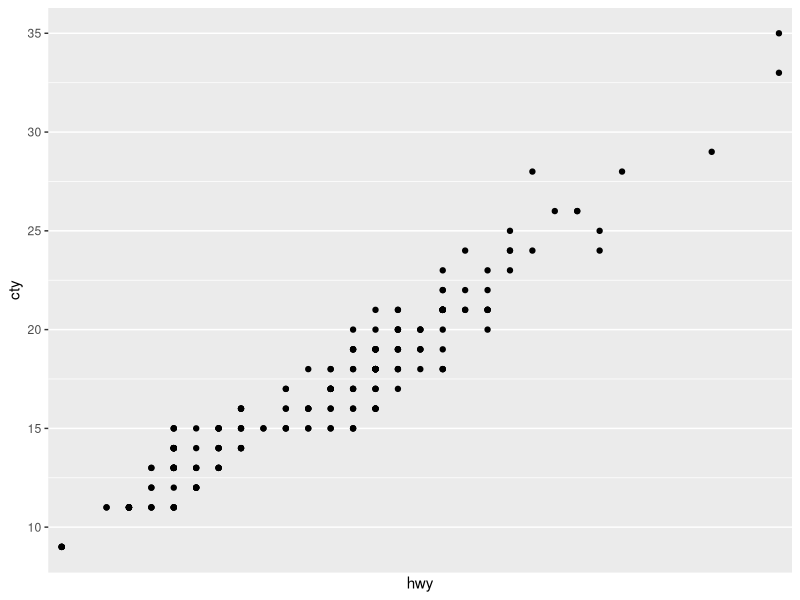
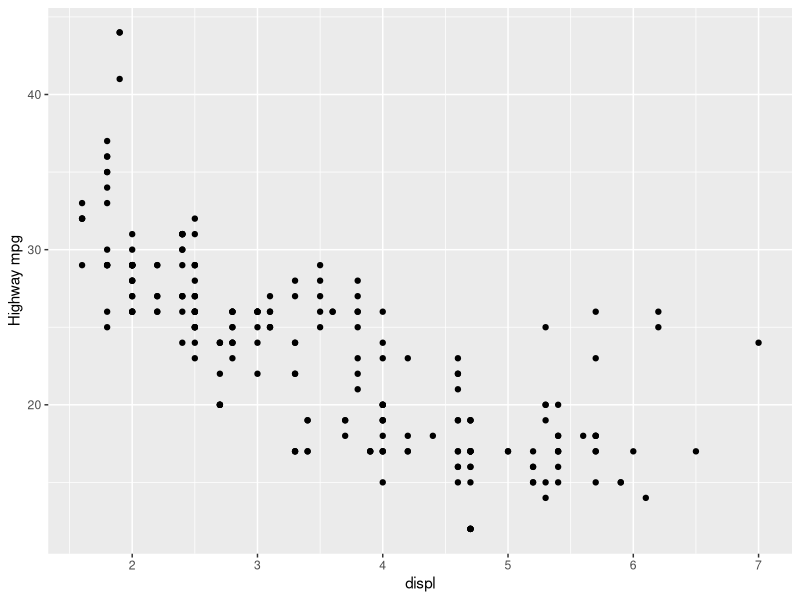
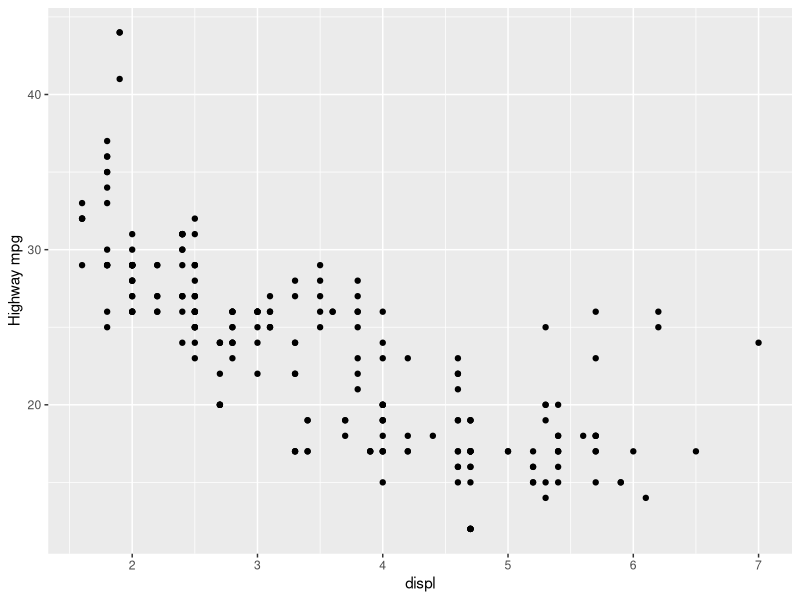
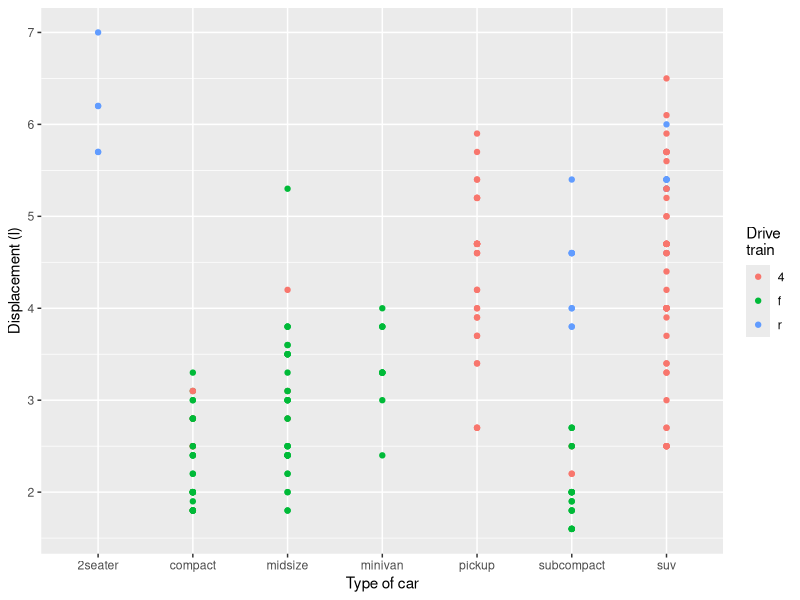
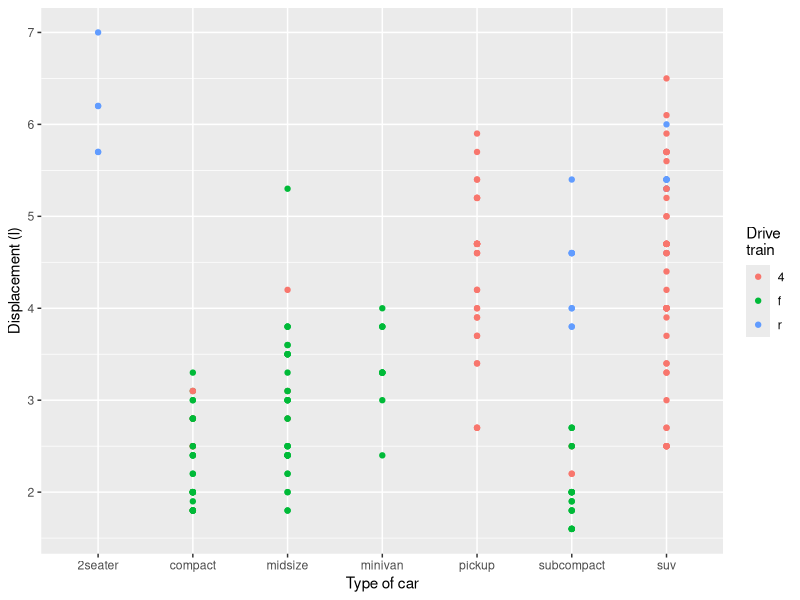
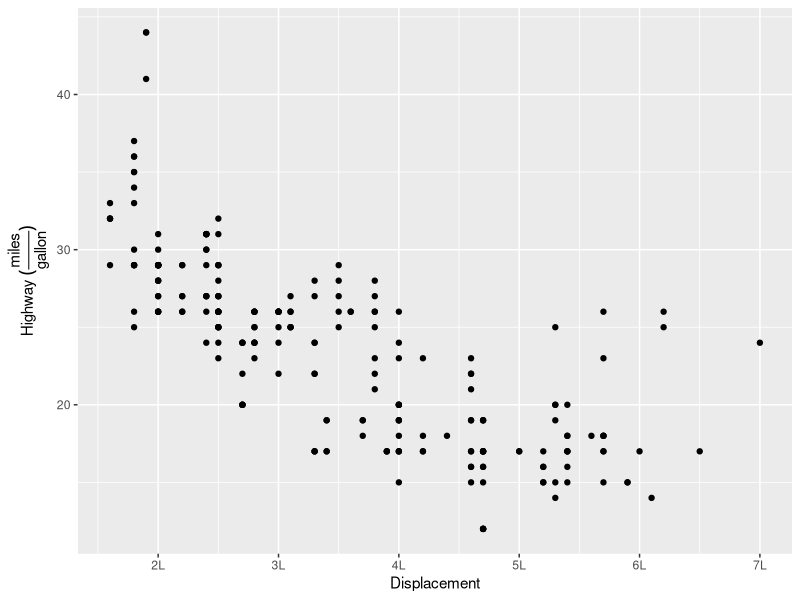
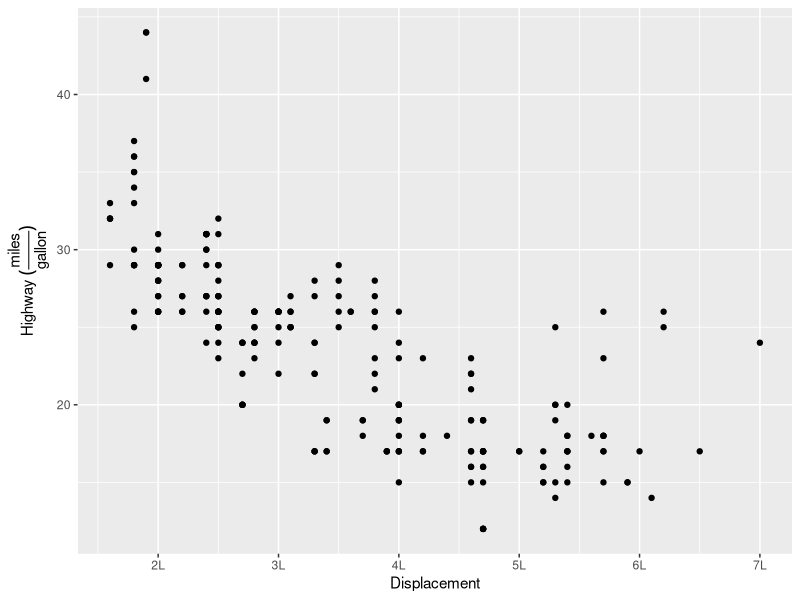
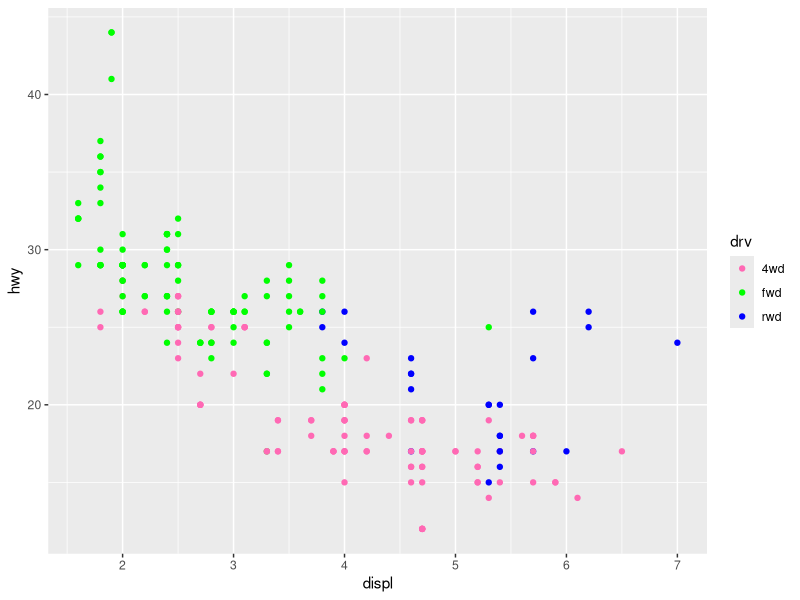

Here is the R script that generated these plots, in order:
## ---- chunk 1
knitr::opts_chunk$set(echo = TRUE)
library(ggplot2)
library(magrittr)
library(dplyr)
## ---- chunk 2
ggplot(mpg,aes(hwy,cty)) + geom_point() + scale_x_discrete()
## ---- chunk 3
#original:
ggplot(mpg,aes(displ)) + scale_y_continuous("Highway mpg") + scale_x_continuous() + geom_point(aes(y=hwy))

#simplified version:
ggplot(mpg,aes(displ,hwy)) + scale_y_continuous("Highway mpg") + geom_point()
## ---- chunk 4
#original:
ggplot(mpg, aes(y=displ,x=class)) + scale_y_continuous("Displacement (l)") + scale_x_discrete("Care type") + scale_x_discrete("Type of car") + scale_color_discrete() + geom_point(aes(color=drv)) + scale_color_discrete("Drive\ntrain")

#simplified version:
ggplot(mpg, aes(y=displ,x=class, color=drv)) + scale_y_continuous("Displacement (l)") + scale_x_discrete("Type of car") + geom_point() + scale_color_discrete("Drive\ntrain")
## ---- chunk 5
ggplot(mpg,aes(displ,hwy)) + geom_point() + labs(x="Displacement",y= Highway~(frac(miles,gallon))) + scale_x_continuous(breaks = 2:7,labels=c("2L","3L","4L","5L","6L","7L"))
## ---- chunk 6
ggplot(mpg,aes(displ,hwy)) + geom_point() + labs(x="Displacement",y= Highway~(frac(miles,gallon))) + scale_x_continuous(breaks = 2:7,labels=c("2L","3L","4L","5L","6L","7L"))
## ---- chunk 7
ggplot(mpg,aes(displ,hwy,color=drv)) + geom_point() + scale_color_manual(labels = c("4wd", "fwd", "rwd"), values = c("hotpink", "green", "blue"))
## ---- chunk 8
ggplot(mpg,aes(displ,hwy)) + geom_point(aes(color=drv,shape=drv)) + scale_color_discrete("Drive train")
## ---- chunk 9
ggplot(mpg,aes(displ,hwy)) + geom_point(aes(color=drv,shape=drv)) 
## ---- chunk 10
ggplot(mpg,aes(displ,hwy,color=class)) + geom_point() + geom_smooth(method="lm",se=FALSE) + theme(legend.position = "bottom",legend.title = NULL) + guides(color = guide_legend(nrow = 1)) + 
  theme(legend.title=element_blank())
## ---- chunk 11
fwd <- subset(mpg, drv=="f")
rwd <- subset(mpg, drv=="r")

x.min <- mpg %>% select(displ) %>% min()
x.max <- mpg %>% select(displ) %>% max()
y.min <- mpg %>% select(hwy) %>% min()
y.max <- mpg %>% select(hwy) %>% max()
class.unique <- mpg %>% select(class) %>% unique() %>% as.data.frame()

ggplot(fwd, aes(displ,hwy,color=class)) + geom_point() + scale_x_continuous(limits=c(x.min,x.max))+ scale_y_continuous(limits=c(y.min,y.max)) + scale_colour_discrete(limits = class.unique$class) 

ggplot(rwd, aes(displ,hwy,color=class)) + geom_point() + scale_x_continuous(limits=c(x.min,x.max)) + scale_y_continuous(limits=c(y.min,y.max)) + scale_colour_discrete(limits = class.unique$class) 
## ---- chunk 12
ggplot(mpg, aes(displ,hwy)) + geom_point() + xlim(0,8) + xlim(-1,9)
## ---- chunk 13
p <- ggplot(mpg, aes(displ,hwy)) + geom_point()
p
p + scale_x_continuous(limits = c(NA,NA))
## ---- chunk 14
#using the same code provided in the book, however, using the color() function instead of the "col"" column of luv_colours

ggplot(luv_colours, aes(u,v)) +
  geom_point(aes(color=colors()), size=3) +
  scale_color_identity() +
  coord_equal()
